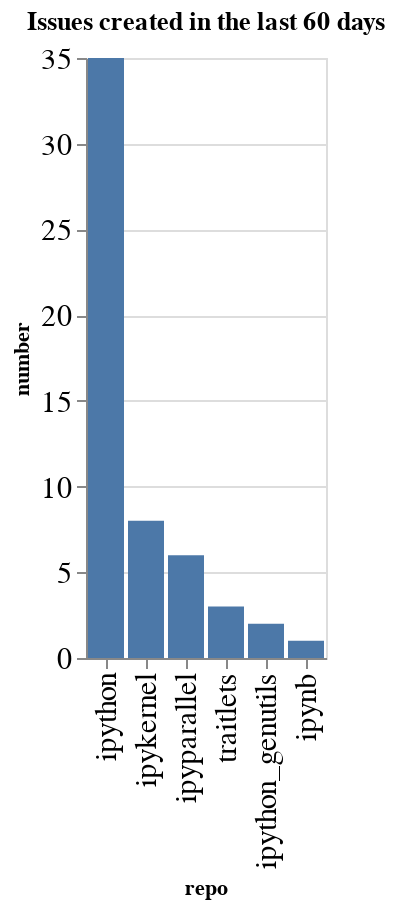

Here is the notebook cell this chart was saved with:
### Code cell
created_counts = created.groupby(['org', 'repo']).count()['number'].reset_index()
created_counts['org/repo'] = created_counts.apply(lambda a: a['org'] + '/' + a['repo'], axis=1)
sorted_vals = created_counts.sort_values(['org', 'number'], ascending=False)['repo'].values
alt.Chart(data=created_counts, title=f"Issues created in the last {n_days} days").mark_bar().encode(
    x=alt.X('repo', sort=alt.Sort(sorted_vals.tolist())),
    y='number',
)

### Figure 1 — Vega-Lite specification as saved in the notebook (floating-point values rounded to 4 significant figures)
{"config": {"axisLeft": {"labelFontSize": 15}, "axisBottom": {"labelFontSize": 15}}, "data": {"name": "data-2b4beb04530f2cf70e28c77eb3399038"}, "mark": "bar", "encoding": {"x": {"type": "nominal", "field": "repo", "sort": ["ipython", "ipykernel", "ipyparallel", "traitlets", "ipython_genutils", "ipynb"]}, "y": {"type": "quantitative", "field": "number"}}, "title": "Issues created in the last 60 days", "$schema": "https://vega.github.io/schema/vega-lite/v4.0.2.json", "datasets": {"data-2b4beb04530f2cf70e28c77eb3399038": [{"org": "ipython", "repo": "ipykernel", "number": 8, "org/repo": "ipython/ipykernel"}, {"org": "ipython", "repo": "ipynb", "number": 1, "org/repo": "ipython/ipynb"}, {"org": "ipython", "repo": "ipyparallel", "number": 6, "org/repo": "ipython/ipyparallel"}, {"org": "ipython", "repo": "ipython", "number": 35, "org/repo": "ipython/ipython"}, {"org": "ipython", "repo": "ipython_genutils", "number": 2, "org/repo": "ipython/ipython_genutils"}, {"org": "ipython", "repo": "traitlets", "number": 3, "org/repo": "ipython/traitlets"}]}}
